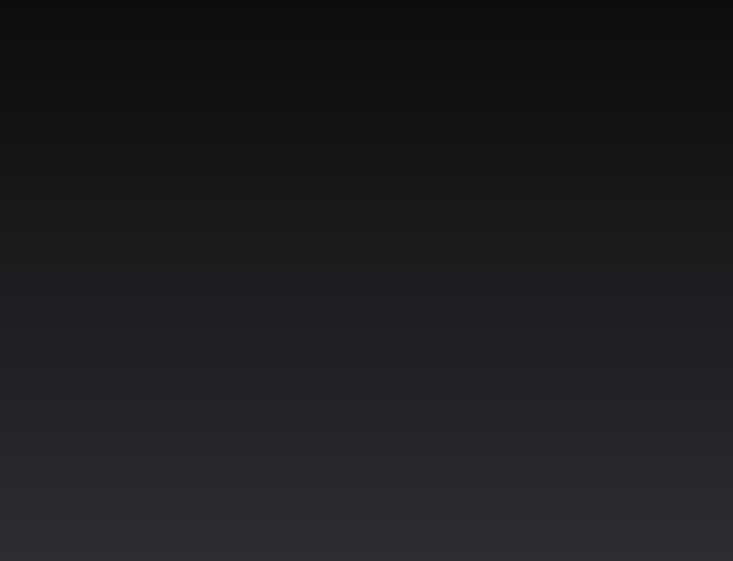
<?xml version="1.0" encoding="UTF-8"?>
<ui version="4.0">
 <class>OmniTexClass</class>
 <widget class="QMainWindow" name="OmniTexClass">
  <property name="geometry">
   <rect>
    <x>0</x>
    <y>0</y>
    <width>733</width>
    <height>561</height>
   </rect>
  </property>
  <property name="windowTitle">
   <string>OmniTex</string>
  </property>
  <property name="windowIcon">
   <iconset>
    <normaloff>Icon.ico</normaloff>Icon.ico</iconset>
  </property>
  <property name="styleSheet">
   <string notr="true">QMainWindow, QProgressBar, QStackedWidget, QComboBox, QDialog, QMenuBar,  QDoubleSpinBox, QSpinBox, QLineEdit, QComboBox QAbstractItemView {
	background: qlineargradient(spread:pad, x1:0, y1:0, x2:0, y2:1, stop:0 rgba(12, 12, 13, 255), stop:1 rgba(45, 45, 48, 255));
	color: #e0e0e0;
}
QComboBox, QDoubleSpinBox, QSpinBox, QLineEdit, QProgressBar {
     border: 0.25ex solid rgb(184, 17, 53);
     border-radius: 1px;
}
QProgressBar, QComboBox {
	text-align: center;
}
QProgressBar:chunk {
	background-color: qlineargradient(spread:pad, x1:0, y1:1, x2:1, y2:0, stop:0 rgba(183, 15, 53, 255), stop:1 rgba(133, 11, 38, 255));
}
QGroupBox {
     background-color: qlineargradient(spread:pad, x1:0, y1:0, x2:0, y2:1, stop:0 rgba(23, 23, 25, 255), stop:1 rgba(47, 47, 50, 255));
     border: 2px solid rgb(184, 17, 53);
     border-radius: 5px;
	color: #E0E0E0;
     margin-top: 1ex; 
 }

 QGroupBox::title {
     subcontrol-origin: margin;
     subcontrol-position: top center; /* position at the top center */
     padding: 0 3px;
 }
QLabel, QCheckBox {
	color: #E0E0E0;
}
QCheckBox:indicator {
border: 0.25ex solid rgb(184, 17, 53);
     border-radius: 5px;
}
QCheckBox:indicator:disabled {
border: 0.25ex solid #A0A0A0;
}
QCheckbox:disabled {
color: #A0A0A0;
}
QCheckBox:indicator, QCheckBox:indicator:unchecked
{
	background-color:qradialgradient(spread:pad, cx:0.5, cy:0.5, radius:0.5, fx:0.505, fy:0.494318, stop:0 rgba(70, 70, 74, 255), stop:1 rgba(30, 30, 32, 255)); 
}
QCheckBox:indicator:checked
{
background: qradialgradient(spread:pad, cx:0.5, cy:0.5, radius:0.5, fx:0.495, fy:0.488636, stop:0 rgba(184, 17, 53, 255), stop:1 rgba(119, 11, 34, 255)); 
}
#preview {
	border: 0.25ex solid rgb(184, 17, 53);
}
QPushButton {
	background: qlineargradient(spread:pad, x1:0, y1:1, x2:1, y2:0, stop:0 rgba(183, 15, 53, 255), stop:1 rgba(133, 11, 38, 255));
     border-radius: 2px;
	color: #e0e0e0;
	padding: 2ex;
}
QPushButton:hover {
border: 0.25ex solid rgba(183, 15, 53, 255);
}
QPushButton:pressed {
border: 0.25ex solid rgba(183, 15, 53, 255);
border-style: inset;
}
QSlider:groove:horizontal {
height: 2ex;
     border-radius: 2px;
background: qlineargradient(spread:pad, x1:0, y1:1, x2:1, y2:0, stop:0 rgba(183, 15, 53, 255), stop:1 rgba(133, 11, 38, 255))
}
QSlider:groove:horizontal:disabled {
background: qlineargradient(spread:pad, x1:1, y1:1, x2:0, y2:1, stop:0 rgba(96, 96, 96, 255), stop:1 rgba(199, 199, 199, 255));
}
QSlider:handle:horizontal {
	    background: qlineargradient(x1:0, y1:0, x2:1, y2:1, stop:0 #b4b4b4, stop:1 #8f8f8f);
    border: 1px solid #5c5c5c;
    width: 3ex;
	height: 3ex;
    margin: -2px 0; /* handle is placed by default on the contents rect of the groove. Expand outside the groove */
    border-radius: 3px;
}
QSlider:handle:horizontal:hover {
	    background: qlineargradient(x1:0, y1:0, x2:1, y2:1, stop:0 #e0e0e0, stop:1 #b4b4b4);
}
QSlider:handle:horizontal:disabled {
	    background: qlineargradient(x1:0, y1:0, x2:1, y2:1, stop:0 #e0e0e0, stop:1 #b4b4b4);
}</string>
  </property>
  <widget class="QWidget" name="centralWidget">
   <layout class="QGridLayout" name="gridLayout">
    <property name="leftMargin">
     <number>0</number>
    </property>
    <property name="topMargin">
     <number>0</number>
    </property>
    <property name="rightMargin">
     <number>0</number>
    </property>
    <property name="bottomMargin">
     <number>0</number>
    </property>
    <property name="spacing">
     <number>0</number>
    </property>
    <item row="0" column="0">
     <widget class="QStackedWidget" name="widgets"/>
    </item>
   </layout>
  </widget>
  <widget class="QMenuBar" name="menuBar">
   <property name="geometry">
    <rect>
     <x>0</x>
     <y>0</y>
     <width>733</width>
     <height>26</height>
    </rect>
   </property>
  </widget>
 </widget>
 <layoutdefault spacing="6" margin="11"/>
 <resources>
  <include location="OmniTex.qrc"/>
 </resources>
 <connections/>
</ui>
